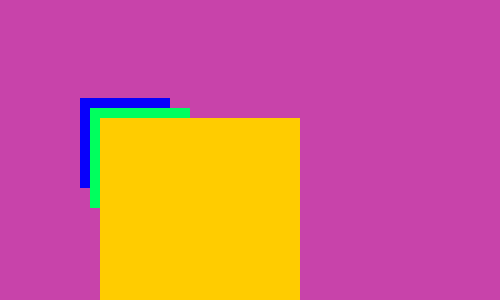
Frame 1 (no input)
Frame 60 (no input): identical to frame 1, image omitted
Frame 120 (the mouse pressed at the canvas centre since frame 60): identical to frame 1, image omitted

The p5.js sketch that drew this single still picture (run headless with seeded random() and noise() and a simulated clock; from frame 60 on, the mouse is pressed at the canvas centre):

// p5.js sketch
// ── sketch.js
class Figura {

 constructor(x, y, tam, col) {

  this.x = x;

  this.y = y;

  this.tam = tam;

  this.col = col;

 }



 display() {

  fill(this.col);

  rect(this.x, this.y, this.tam);

 }

}



let figuras = [];



function setup() {

 createCanvas(500, 300);

 noStroke();



 figuras = [

  new Figura(80, 98, 90, '#0800fb'),

  new Figura(90, 108, 100, '#00ff5e'),

  new Figura(100, 118, 200, '#ffcc00')

 ];

}



function draw() {

 background(200, 67, 170);



 for (const figura of figuras) {

  figura.display();

 }

}
